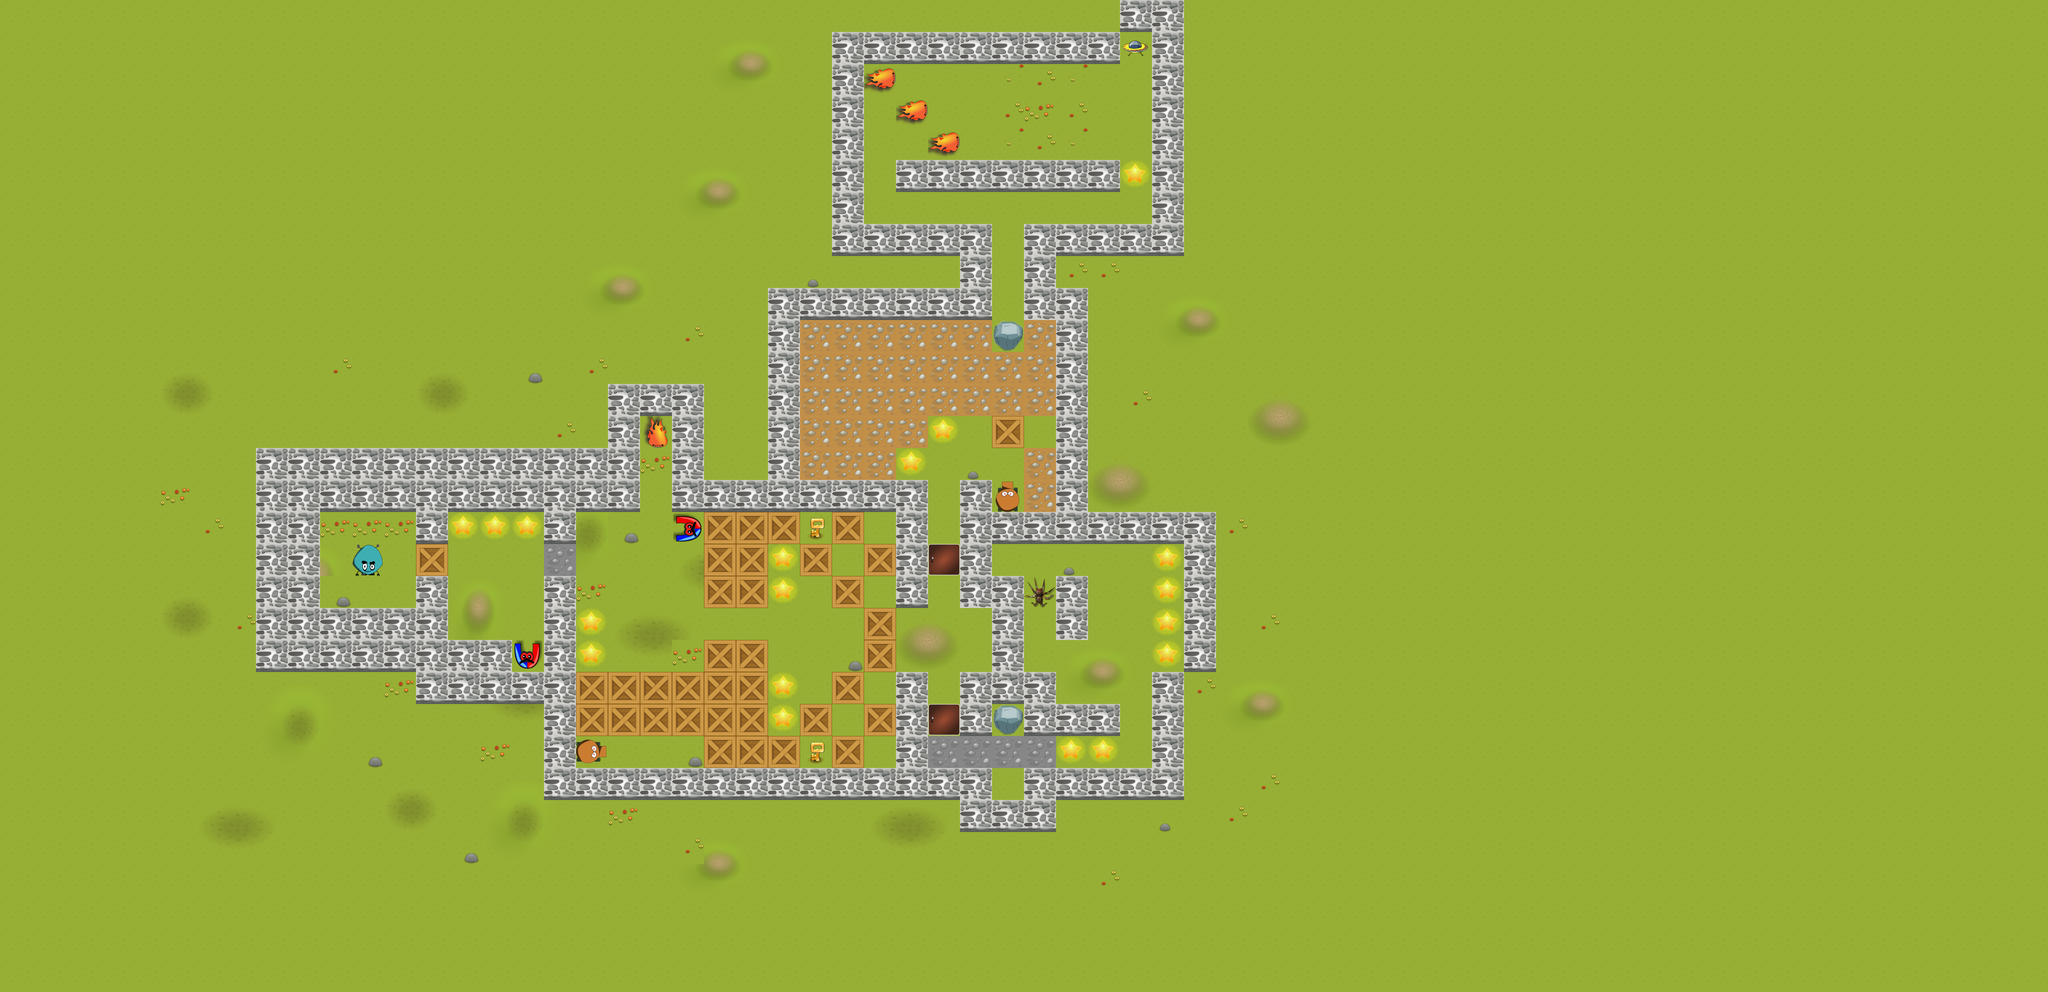

Below is a game level as drawn by its tile map, then a one-line description and the .tmx that defines it (tile-layer data replaced by summaries):
An orthogonal 64x31 tile map with 80x80 px tiles, 6 tile layers (ground, grass, ObjectTiles, walls, ...), 5 tilesets and 5 objects (3x 3, 1, 2).

<map version="1.0" orientation="orthogonal" width="64" height="31" tilewidth="80" tileheight="80">
 <properties>
  <property name="Scale" value="1" />
  <property name="background_music" value="Chipper Doodle v2" />
  <property name="level author" value="" />
  <property name="music_info" value="Chipper Doodle v2 by Kevin MacLeod is licensed under a CC Attribution 3.0." />
 </properties>
 <tileset firstgid="1" name="walls80" tilewidth="80" tileheight="80">
  <image source="walls80.png" width="320" height="320" />
  <tile id="0">
   <properties>
    <property name="wall" value="1" />
   </properties>
  </tile>
  <tile id="1">
   <properties>
    <property name="wall" value="1" />
   </properties>
  </tile>
  <tile id="2">
   <properties>
    <property name="wall" value="1" />
   </properties>
  </tile>
  <tile id="14">
   <properties>
    <property name="wall" value="1" />
   </properties>
  </tile>
  <tile id="15">
   <properties>
    <property name="wall" value="1" />
   </properties>
  </tile>
 </tileset>
 <tileset firstgid="17" name="SmallWorld-all" tilewidth="80" tileheight="80">
  <image source="SmallWorld-all.png" width="640" height="560" />
 </tileset>
 <tileset firstgid="73" name="TiledObjects" tilewidth="80" tileheight="80">
  <image source="TiledObjects.png" width="800" height="800" />
 </tileset>
 <tileset firstgid="173" name="walls80V2" tilewidth="80" tileheight="80">
  <image source="walls80V2.png" width="640" height="640" />
  <tile id="0">
   <properties>
    <property name="wall" value="1" />
   </properties>
  </tile>
  <tile id="1">
   <properties>
    <property name="wall" value="1" />
   </properties>
  </tile>
  <tile id="26">
   <properties>
    <property name="wall" value="1" />
   </properties>
  </tile>
 </tileset>
 <tileset firstgid="237" name="snowShadows" tilewidth="80" tileheight="80">
  <image source="snowShadows.png" width="640" height="640" />
 </tileset>
 <layer name="ground" width="64" height="31">
  <data>[1984 cells, 1984 non-empty, 1 distinct tile ids]</data>
 </layer>
 <layer name="grass" width="64" height="31">
  <data>[1984 cells, 181 non-empty, 40 distinct tile ids]</data>
 </layer>
 <layer name="ObjectTiles" width="64" height="31">
  <data>[1984 cells, 108 non-empty, 16 distinct tile ids]</data>
 </layer>
 <layer name="walls" width="64" height="31">
  <data>[1984 cells, 190 non-empty, 1 distinct tile ids]</data>
 </layer>
 <layer name="Copy of walls" width="64" height="31">
  <data>[1984 cells, 190 non-empty, 1 distinct tile ids]</data>
 </layer>
 <objectgroup name="objects">
  <object name="1" x="720" y="2320" width="80" height="80">
   <properties>
    <property name="image" value="dialog_robbo_bit_and_byte.png" />
    <property name="message" value="-Watch out! Enemies in front!#- What enemies?#- servants of the evil lord#- that's the guy, who destroyed my ship!#- Yes. Now. Be careful. If you have no ammo you have to get around them. Remember that you can't even stand next to them. Can You see this snow? In this case it shows you how close you can get." />
   </properties>
  </object>
  <object name="2" x="1120" y="2240" width="80" height="80">
   <properties>
    <property name="image" value="dialog_robbo_bit_and_byte.png" />
    <property name="message" value="- I don't like spiders.#- Me neither.#- Eight legs, those creepy eyes...#- This is another servant. As You see enemies can move in different ways. You will meet some other enemies soon.#-Remember to not get too close. In this case you can safely collect stars, but if you get closer, then... You know." />
   </properties>
  </object>
  <object name="3" x="2080" y="2080" width="80" height="80">
   <properties>
    <property name="image" value="dialog_robbo_bit_and_byte.png" />
    <property name="message" value="- Cannons. You can't destroy them, but you can block them.#- Using those boxes?#- Yep. One of those cannons is laser. It can help you with magnet sometimes.#- ok. that's it?#- Yes. Just don't get shoot." />
   </properties>
  </object>
  <object name="3" x="2560" y="2080" width="80" height="80">
   <properties>
    <property name="image" value="dialog_robbo_bit_and_byte.png" />
    <property name="message" value="- One does not simply go in front of magnet.#- Always have to be something between me and magnet. right?#- true. And it doesn't matter what it is. Laser for example." />
   </properties>
  </object>
  <object name="3" x="3280" y="2080" width="80" height="80">
   <properties>
    <property name="image" value="dialog_robbo_bit_and_byte.png" />
    <property name="message" value="- You know, I think that You are ready.#- So you are leaving me ?#- No. We will be around. You Don't know everything about this world yet.  You will find new objects, enemies and strange situations. We will try to help." />
   </properties>
  </object>
 </objectgroup>
 <layer name="Tile Layer 5" width="64" height="31">
  <data>[1984 cells, 90 non-empty, 1 distinct tile ids]</data>
 </layer>
</map>
